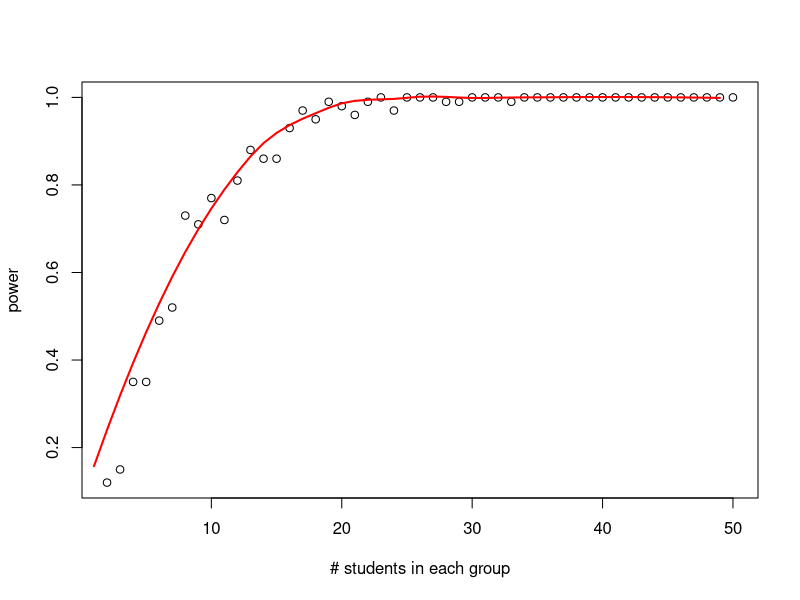

The R script that drew this image:
# This script performs a power analysis for a one-way ANOVA with three groups
library(MASS)

####################################################################
## Constants that you can change to examine the power of your test##
####################################################################
PICKLEMEAN = 74 # in minutes
NOTHINGMEAN = 180 # in minutes
STD = 90 # in minutes

max.students = 50 # Max number of students in each group (balanced design)
students = c(2:max.students)
alpha = 0.05 # Type I Error rate

nsim = 100 # Number of simulations

########################################################################
## DON"T CHANGE ANYTHING BELOW THIS LINE ##

# Making arrays to hold my simulation data
pvals = array(NA, dim=nsim)
power.vals = array(NA, dim=max.students - 1)

# Run the simulation
for (N in students){
  for (i in 1:nsim){
    
    # Randomly sample my three treatments
    pickle = rnorm(N, PICKLEMEAN, STD)
    nothing = rnorm(N, NOTHINGMEAN, STD)
    water = rnorm(N, mean(PICKLEMEAN, NOTHINGMEAN), STD)
    
    # Reformat the data to run an ANOVA
    cure.time = c(pickle, nothing, water)
    home.remedy = c(rep("pickle", N), rep("nothing", N), rep("water", N))
    
    # Run an ANOVA and save p-values
    fit = aov(cure.time ~ home.remedy)
    pvals[i] = summary(fit)[[1]][["Pr(>F)"]][1]
    
  }
  
  power.vals[N - 1] = (sum(pvals < alpha)) / nsim
}

# Plot the simulation data
plot(students, power.vals, xlab="# students in each group",
     ylab="power")
lo = loess(power.vals ~ students)
lines(predict(lo), col='red', lwd=2)






